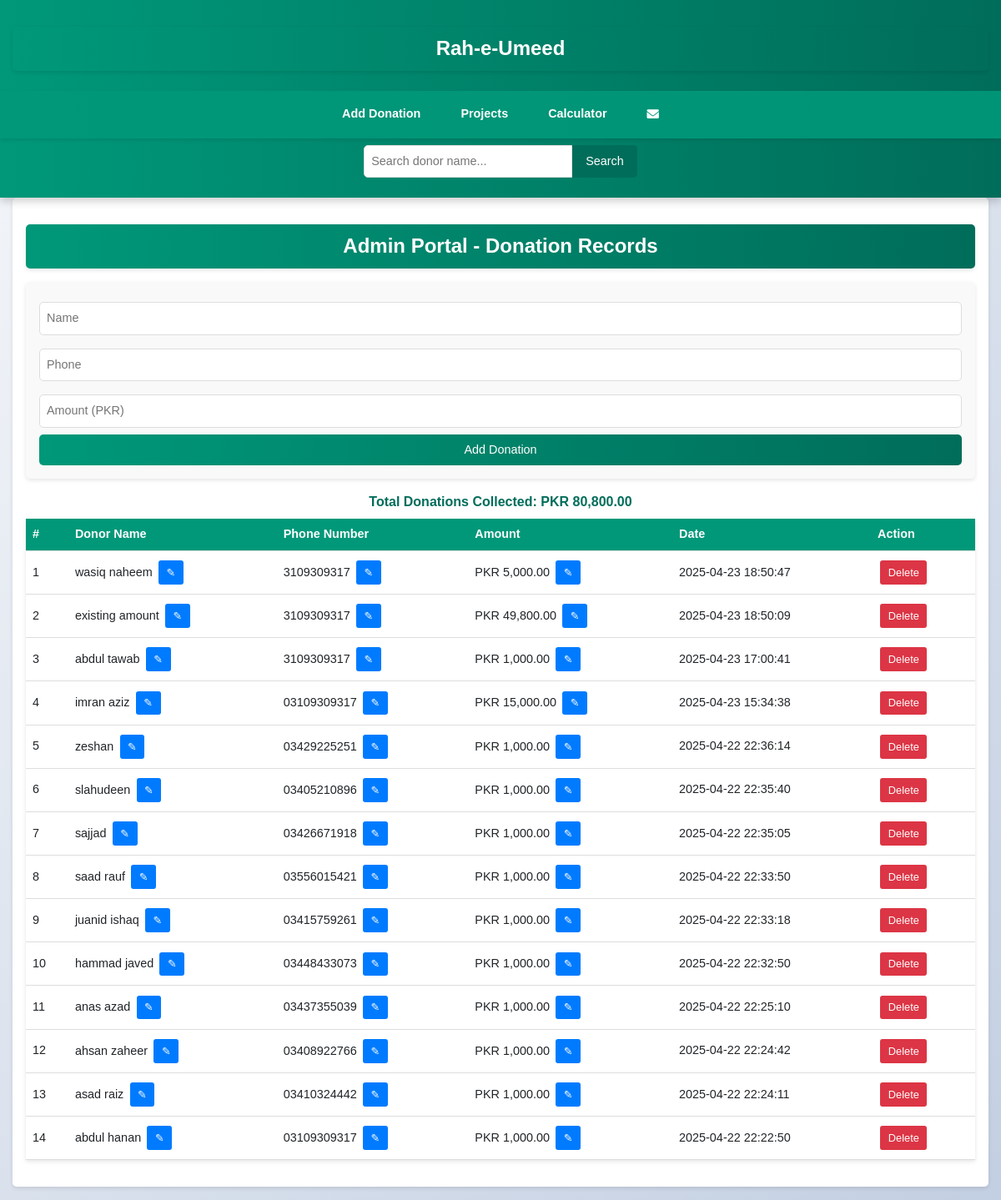
Page /admin portal.php (signed in) on the committed database.
### tables this page shows
CREATE TABLE `donations` (
  `id` int(11) NOT NULL,
  `donor_name` varchar(255) DEFAULT NULL,
  `phone` varchar(20) DEFAULT NULL,
  `amount` decimal(10,2) DEFAULT NULL,
  `date` datetime DEFAULT current_timestamp()
);

### admin portal.php (the view, shortened to what this page needs)
<?php
include('configer.php');
if (isset($_GET['search']) && !empty(trim($_GET['search']))) {
    $search = trim($_GET['search']);
    $sql = "SELECT * FROM donations WHERE donor_name LIKE '%$search%' ORDER BY id DESC";
} else {
    $sql = "SELECT * FROM donations ORDER BY id DESC";
}
$result = $conn->query($sql);
$sql_total = "SELECT SUM(amount) AS total FROM donations";
$result_total = $conn->query($sql_total);
$total_donations = 0;
if ($result_total && $row_total = $result_total->fetch_assoc()) {
    $total_donations = $row_total['total'] ?? 0;
}
?>
<!DOCTYPE html>
<html lang="en">
<head>
    <link href="https://cdn.jsdelivr.net/npm/bootstrap@5.3.3/dist/css/bootstrap.min.css" rel="stylesheet"
>
    <link rel="stylesheet" href="https://cdnjs.cloudflare.com/ajax/libs/font-awesome/6.0.0-beta3/css/all.min.css">
</head>
<body>
    <header>
        <div class="container-wrapper">
            <div class="header-container">
                <h1 id="nav-txt">Rah-e-Umeed</h1>
            </div>
        </div>
        <nav class="main-nav">
            <a href="#add-donation" onclick="showSection('donations-section')">Add Donation</a>
            <a href="#projects" onclick="showSection('projects-section')">Projects</a>
            <a href="#calculator" onclick="showSection('calculator-section')">Calculator</a>
            <a href="#volunteers" onclick="showSection('volunteers-section')">
                <i class="fas fa-envelope"></i>
            </a>
        </nav>
        <div class="container-wrapper">
            <form class="search-form" method="GET" action="<?php echo $_SERVER['PHP_SELF']; ?>">
                <input type="text" name="search" placeholder="Search donor name..." class="search-input" />
                <button type="submit" class="search-button">Search</button>
            </form>
        </div>
    </header>
    <div class="container-wrapper">
        <div id="donations-section" class="section active">
            <h1>Admin Portal - Donation Records</h1>
            <div class="donation-form">
                <form method="POST">
                    <input type="text" name="name" placeholder="Name" required>
                    <input type="text" name="phone" placeholder="Phone" required>
                    <input type="number" name="amount" placeholder="Amount (PKR)" required>
                    <button type="submit" name="submit_manual">Add Donation</button>
                </form>
            </div>
            <div class="total">
                Total Donations Collected: <strong>PKR <?php echo number_format($total_donations, 2); ?></strong>
            </div>
            <table>
                <thead>
                    <tr>
                        <th>#</th>
                        <th>Donor Name</th>
                        <th>Phone Number</th>
                        <th>Amount</th>
                        <th>Date</th>
                        <th>Action</th>
                    </tr>
                </thead>
                <tbody>
                    <?php
                    $counter = 1;
                    if ($result->num_rows > 0) {
                        while ($row = $result->fetch_assoc()) {
                            echo "<tr>";
                            echo "<td>" . $counter++ . "</td>";
                            echo "<td>
                                <span id='name_display_{$row['id']}'>" . htmlspecialchars($row['donor_name']) . "</span>
                                <input type='text' id='name_input_{$row['id']}' value='" . htmlspecialchars($row['donor_name']) . "' style='display:none;width:80%;'>
                                <button class='btn-edit' onclick='toggleEdit({$row['id']}, \"name\", \"donations\")'>✎</button>
                            </td>";
                            echo "<td>
                                <span id='phone_display_{$row['id']}'>" . htmlspecialchars($row['phone']) . "</span>
                                <input type='text' id='phone_input_{$row['id']}' value='" . htmlspecialchars($row['phone']) . "' style='display:none;width:80%;'>
                                <button class='btn-edit' onclick='toggleEdit({$row['id']}, \"phone\", \"donations\")'>✎</button>
                            </td>";
                            echo "<td>
                                <span id='amount_display_{$row['id']}'>PKR " . number_format($row['amount'], 2) . "</span>
                                <input type='number' id='amount_input_{$row['id']}' value='" . htmlspecialchars($row['amount']) . "' style='display:none;width:80%;'>
                                <button class='btn-edit' onclick='toggleEdit({$row['id']}, \"amount\", \"donations\")'>✎</button>
                            </td>";
                            echo "<td>" . htmlspecialchars($row['date']) . "</td>";
                            echo "<td><a href='?delete_id=" . $row['id'] . "' class='btn-danger'>Delete</a></td>";
                            echo "</tr>";
                        }
                    } else {
                        echo "<tr><td colspan='6'>No donations found</td></tr>";
                    }
                    ?>
                </tbody>
            </table>
        </div>
    </div>
</body>
</html>

### admin portal.php (style rules this page uses)
body { font-family: 'Arial', sans-serif; background: linear-gradient(135deg, #f5f7fa 0%, #c3cfe2 100%); margin: 0; padding: 0; }
.container-wrapper { width: 100%; max-width: 1200px; margin: 0 auto; padding: 0 15px; box-sizing: border-box; }
header { background: linear-gradient(90deg, #009879, #006d5a); color: white; padding: 1rem 0; position: sticky; top: 0; z-index: 1000; box-shadow: 0 4px 10px rgba(0, 0, 0, 0.2); width: 100%; }
.header-container { display: flex; justify-content: space-between; align-items: center; flex-wrap: wrap; }
.main-nav { width: 100%; display: flex; justify-content: center; gap: 1rem; padding: 0.5rem 0; background: rgba(0, 152, 121, 0.9); border-radius: 0; margin: 0.5rem 0; box-shadow: 0 2px 5px rgba(0, 0, 0, 0.1); }
.main-nav a { color: white; text-decoration: none; font-weight: 600; padding: 0.6rem 1rem; border-radius: 5px; transition: all 0.3s ease; font-size: 0.9rem; display: flex; align-items: center; gap: 0.5rem; position: relative; }
.main-nav a::after { content: ''; position: absolute; width: 0; height: 2px; bottom: 0; left: 0; background: #fff; transition: width 0.3s ease; }
.search-form { display: flex; justify-content: center; margin: 0.5rem 0; }
.search-input { padding: 0.5rem; border: 1px solid #ddd; border-radius: 5px 0 0 5px; width: 70%; max-width: 250px; font-size: 0.9rem; }
.search-button { padding: 0.5rem 1rem; border: none; background-color: #006d5a; color: white; border-radius: 0 5px 5px 0; cursor: pointer; font-size: 0.9rem; transition: background-color 0.3s; }
h1 { color: #333; text-align: center; margin: 1rem 0; background: linear-gradient(90deg, #009879, #006d5a); color: white; padding: 0.75rem; border-radius: 5px; box-shadow: 0 2px 5px rgba(0, 0, 0, 0.1); font-size: 1.5rem; font-weight: 700; width: 100%; }
.section { display: none; padding: 1rem; background: white; border-radius: 5px; box-shadow: 0 2px 5px rgba(0, 0, 0, 0.1); margin-bottom: 1rem; width: 100%; box-sizing: border-box; }
.section.active { display: block; }
.donation-form { background: #f9f9f9; padding: 1rem; border-radius: 5px; box-shadow: 0 2px 5px rgba(0, 0, 0, 0.1); margin-bottom: 1rem; width: 100%; box-sizing: border-box; }
.donation-form input, .form-container input, .form-container textarea { width: 100%; padding: 0.5rem; margin: 0.5rem 0; border: 1px solid #ddd; border-radius: 5px; box-sizing: border-box; font-size: 0.9rem; }
.donation-form button, .form-container button { background: linear-gradient(90deg, #009879, #006d5a); color: white; border: none; padding: 0.5rem; width: 100%; border-radius: 5px; cursor: pointer; font-size: 0.9rem; transition: transform 0.3s; }
.total { text-align: center; font-size: 1rem; margin: 0.5rem 0; font-weight: 600; color: #006d5a; width: 100%; }
table { width: 100% !important; border-collapse: collapse; background: white; box-shadow: 0 2px 5px rgba(0, 0, 0, 0.1); margin-bottom: 1rem; font-size: 0.9rem; }
th, td { padding: 0.5rem; text-align: left; border-bottom: 1px solid #ddd; }
th { background: #009879; color: white; font-weight: 600; }
.btn-edit, .btn-danger, .btn-success, .btn-details { padding: 0.3rem 0.6rem; border: none; border-radius: 3px; cursor: pointer; text-decoration: none; display: inline-block; margin: 0.2rem; font-size: 0.8rem; transition: transform 0.3s; }
.btn-edit { background: #007bff; color: white; }
.btn-danger { background: #dc3545; color: white; }

### rows in the picture
donations: donor_name "wasiq naheem", phone "3109309317", amount "5,000.00", date "2025-04-23 18:50:47"
donations: donor_name "existing amount", phone "3109309317", amount "49,800.00", date "2025-04-23 18:50:09"
donations: donor_name "abdul tawab", phone "3109309317", amount "1,000.00", date "2025-04-23 17:00:41"
donations: donor_name "imran aziz", phone "03109309317", amount "15,000.00", date "2025-04-23 15:34:38"
donations: donor_name "zeshan", phone "03429225251", amount "1,000.00", date "2025-04-22 22:36:14"
donations: donor_name "slahudeen", phone "03405210896", amount "1,000.00", date "2025-04-22 22:35:40"
donations: donor_name "sajjad", phone "03426671918", amount "1,000.00", date "2025-04-22 22:35:05"
donations: donor_name "saad rauf", phone "03556015421", amount "1,000.00", date "2025-04-22 22:33:50"
donations: donor_name "juanid ishaq", phone "03415759261", amount "1,000.00", date "2025-04-22 22:33:18"
donations: donor_name "hammad javed", phone "03448433073", amount "1,000.00", date "2025-04-22 22:32:50"
donations: donor_name "anas azad", phone "03437355039", amount "1,000.00", date "2025-04-22 22:25:10"
donations: donor_name "ahsan zaheer", phone "03408922766", amount "1,000.00", date "2025-04-22 22:24:42"
donations: donor_name "asad raiz", phone "03410324442", amount "1,000.00", date "2025-04-22 22:24:11"
donations: donor_name "abdul hanan", phone "03109309317", amount "1,000.00", date "2025-04-22 22:22:50"

### other values in the picture
$total_donations "80,800.00"
